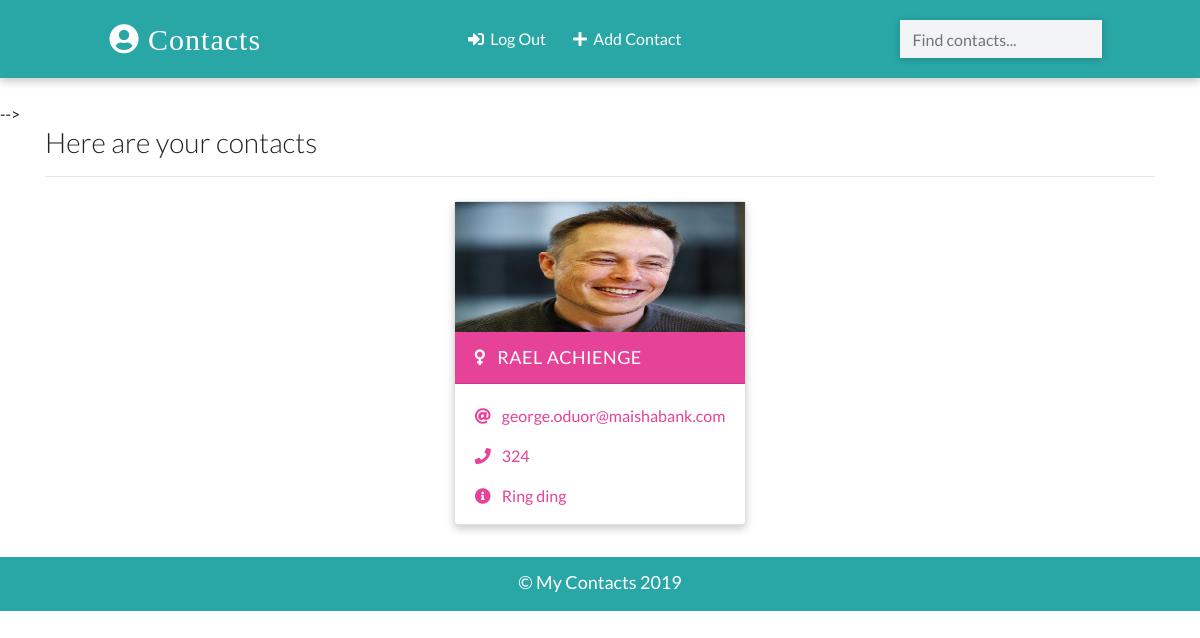
The app's page / (signed in) with its own data.
### app/models.py (models this page shows, shortened)
class Contact(models.Model):
    manager = models.ForeignKey(User, on_delete=models.CASCADE, default=None)
    name = models.CharField(max_length=20)
    email = models.EmailField(max_length=100)
    phone = models.IntegerField()
    info = models.CharField(max_length=20)
    gender = models.CharField(max_length=50, choices=(
        ('male', 'Male'), ('female', 'Female')
    ))
    image = models.ImageField(upload_to='images/', blank=True)
    date_added = models.DateTimeField(default=datetime.now)
    class Meta:
        ordering = ['-id']

### app/views.py (the view)
# urls.py: path('', views.HomePageView.as_view(), name='home'),
class HomePageView(LoginRequiredMixin, ListView):
    template_name = 'index.html'
    model = Contact
    context_object_name = 'contacts'
    def get_queryset(self):
        contacts = super().get_queryset()
        return contacts.filter(manager = self.request.user)

### templates/index.html (shortened to what this page needs)
{% extends 'base.html' %}
{%  load static%}
 {% block content %}
  <div class="container">
      <h3 class="heading font-weight-light">Here are your contacts</h3>
    <hr />
    </div>
    <div class="container main-part">
      {% if contacts %}
        {% for contact in contacts %}
        {% include 'partials/_card.html'%}
        {% endfor%}
        {% else %}
        <p class="d-block font0weight-light my-2 heading" >You have not added any contacts yet Jadha.</p>
      {% endif %}
    </div>
  {% endblock content %}

### templates/partials/_card.html
{% load static %}
            {% if contact.gender == "male" %}
                 <div class="card my-2 mx-2 boy-card {% if 'detail' in request.path %} mx-auto w-25{% endif %}">
        <img src="{% if contact.image %}
                    {{contact.image.url}}
                  {% else %}
                   {% static './images/boy.png' %}
                  {% endif %}" class="img-fluid" />
        <div class="card-header">
          <a href="{% url 'detail' contact.id %}" class="text-white header-link">
            <i class="fas fa-mars mr-2"></i> {{contact.name}}</a>
        </div>
        <div class="card-body pb-0">
          <p>
            <i class="fas fa-at mr-2"></i>
            <a href="mailto:{{contact.email}}">{{contact.email}}</a>
          </p>
          <p>
            <i class="fas fa-phone mr-2"></i>
            <a href="tel:{{contact.phone}}">{{contact.phone}}</a>
          </p>
          <p><i class="fas fa-info-circle mr-2"></i> {{contact.info}}</p>
        </div>
      </div>
      {% else %}
          <div class="card my-2 mx-2 girl-card">
        <img src="{% if contact.image %}
                    {{contact.image.url}}
                  {% else %}
                   {% static './images/girl.png' %}
                  {% endif %}" class="img-fluid" />
        <div class="card-header">
          <a href="{% url 'detail' contact.id %}" class="text-white header-link"
            ><i class="fas fa-venus mr-2"></i> {{contact.name}}</a>
        </div>
        <div class="card-body pb-0">
          <p>
            <i class="fas fa-at mr-2"></i>
            <a href="mailto:pinkjune@gmail.com">{{contact.email}}</a>
          </p>
          <p>
            <i class="fas fa-phone mr-2"></i>
            <a href="tel:9819090909">{{contact.phone}}</a>
          </p>
          <p><i class="fas fa-info-circle mr-2"></i> {{contact.info}}</p>
        </div>
      </div>
            {% endif %}

### static/css/main.css (style rules this page uses)
:root { --back: #29a7a6; --girl: #e64298; --boy: #2874dd; }
body { font-family: Lato, sans-serif; }
.card { box-shadow: 0 4px 8px 0 rgba(0, 0, 0, 0.2); transition: 0.3s; min-width: 250px; box-sizing: border-box; }
img { height: 130px !important; }
.card-header { font-size: 18px; letter-spacing: 0.5px; text-transform: uppercase; }
.girl-card .card-header { background-color: var(--girl); }
.girl-card .card-body, .girl-card .card-body p a { color: var(--girl); }
.card-body p { cursor: pointer; }
.main-part { display: flex; flex-wrap: wrap; justify-content: space-evenly; }

### records on screen
Contact: image (picture), name "RAEL ACHIENGE", email "george.oduor@maishabank.com", phone "324", info "Ring ding"
